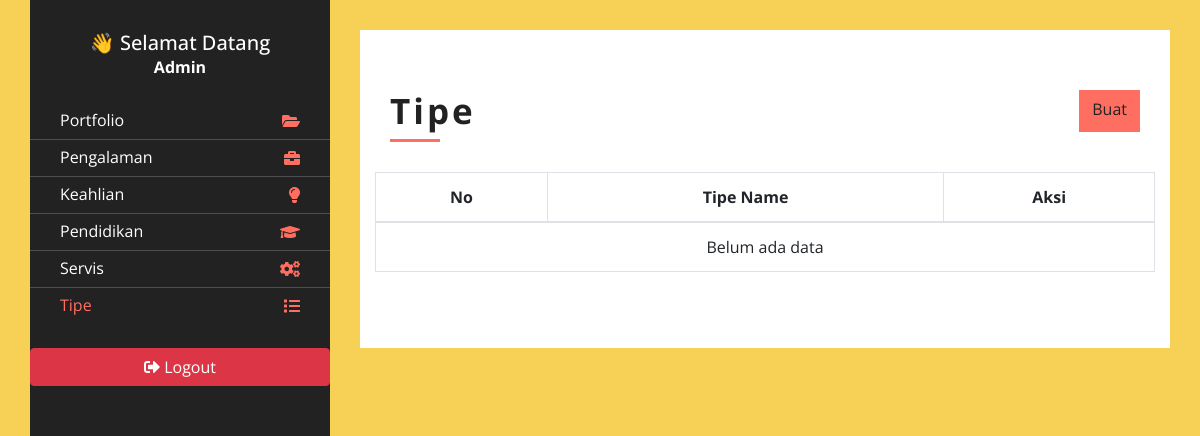
The page /admin/index.php?page=type (signed in) on the database as committed earlier.
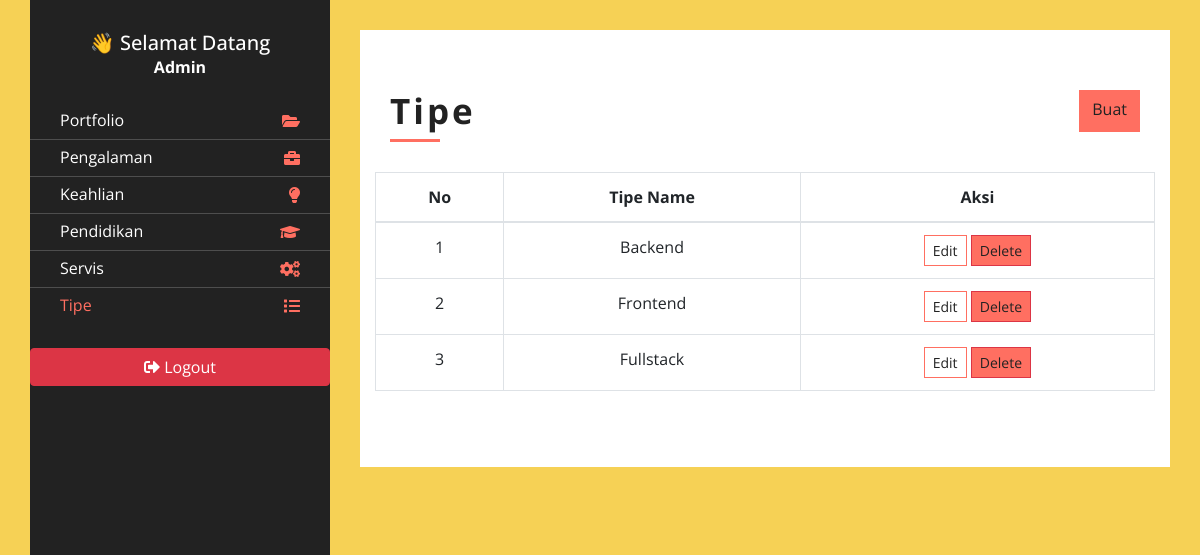
The same page on the database as committed later.
### tables this page shows
CREATE TABLE `types` (
  `id` int(11) NOT NULL,
  `type_name` varchar(50) NOT NULL
);

### admin/content/type.php (the view, shortened to what this page needs)
<?php
    $query = mysqli_query($conn, "SELECT * FROM types
            ORDER BY type_name ASC
    ");
    $rows = mysqli_fetch_all($query, MYSQLI_ASSOC);
?>
<div class="about">
  <div class="content-inner">
    <div class="content-header d-flex justify-content-between">
        <h2>Tipe</h2>
        <a href="?page=add-edit_type" class="btn ">Buat</a>
    </div>
    <div class="row align-items-center">
    <table class="table table-bordered text-center">
      <thead>
          <tr>
              <th>No</th>
              <th>Tipe Name</th>
              <th>Aksi</th>
          </tr>
      </thead>
      <tbody>
          <?php
          $no = 1;
          foreach ($rows as $row) {
          ?>
              <tr>
                  <td><?php echo $no++ ?></td>
                  <td><?php echo $row['type_name'] ?></td>
                  <td>
                      <a class="btn  btn-sm" style="background-color:white; border: 1px solid #FF6F61" href="?page=add-edit_type&id=<?php echo $row['id'] ?>">Edit</a>
                      <a class="btn btn-danger btn-sm" onclick="return confirm('Yakin ingin delete ?')" href="?page=type&delete=<?php echo $row['id'] ?>">Delete</a>
                  </td>
              </tr>
          <?php
          }
          ?>
          <?php if (empty($rows)) : ?>
              <tr>
                  <td colspan="6">Belum ada data</td>
              </tr>
          <?php endif ?>
      </tbody>
    </table>
    </div>
  </div>
</div>

Rows that differ between the two databases and show on the page:
added types: type_name "Backend"
added types: type_name "Frontend"
added types: type_name "Fullstack"
Other text that changed with them:
text no longer shown: "Belum ada data"
